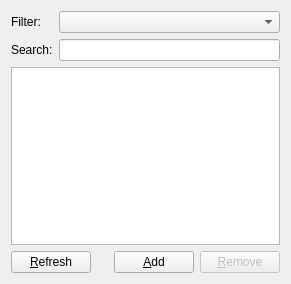
<ui version="4.0" >
 <author>John Eric Martin &lt;john.eric.martin@gmail.com></author>
 <class>SkillList</class>
 <widget class="QWidget" name="SkillList" >
  <property name="geometry" >
   <rect>
    <x>0</x>
    <y>0</y>
    <width>291</width>
    <height>284</height>
   </rect>
  </property>
  <layout class="QVBoxLayout" >
   <item>
    <layout class="QGridLayout" >
     <item row="0" column="0" >
      <widget class="QLabel" name="filterLabel" >
       <property name="text" >
        <string>Filter:</string>
       </property>
       <property name="buddy" >
        <cstring>filterCombo</cstring>
       </property>
      </widget>
     </item>
     <item row="0" column="1" >
      <widget class="QComboBox" name="filterCombo" />
     </item>
     <item row="1" column="1" >
      <widget class="SearchEdit" name="searchEdit" />
     </item>
     <item row="1" column="0" >
      <widget class="QLabel" name="searchLabel" >
       <property name="text" >
        <string>Search:</string>
       </property>
       <property name="buddy" >
        <cstring>searchEdit</cstring>
       </property>
      </widget>
     </item>
    </layout>
   </item>
   <item>
    <widget class="QListWidget" name="skillsList" >
     <property name="iconSize" >
      <size>
       <width>16</width>
       <height>16</height>
      </size>
     </property>
    </widget>
   </item>
   <item>
    <layout class="QHBoxLayout" >
     <item>
      <widget class="QPushButton" name="refreshButton" >
       <property name="text" >
        <string>&amp;Refresh</string>
       </property>
      </widget>
     </item>
     <item>
      <spacer>
       <property name="orientation" >
        <enum>Qt::Horizontal</enum>
       </property>
       <property name="sizeHint" >
        <size>
         <width>40</width>
         <height>20</height>
        </size>
       </property>
      </spacer>
     </item>
     <item>
      <widget class="QPushButton" name="addButton" >
       <property name="text" >
        <string>&amp;Add</string>
       </property>
      </widget>
     </item>
     <item>
      <widget class="QPushButton" name="deleteButton" >
       <property name="enabled" >
        <bool>false</bool>
       </property>
       <property name="text" >
        <string>&amp;Remove</string>
       </property>
      </widget>
     </item>
    </layout>
   </item>
  </layout>
 </widget>
 <customwidgets>
  <customwidget>
   <class>SearchEdit</class>
   <extends>QLineEdit</extends>
   <header>SearchEdit.h</header>
  </customwidget>
 </customwidgets>
 <includes/>
 <resources/>
 <connections/>
</ui>
